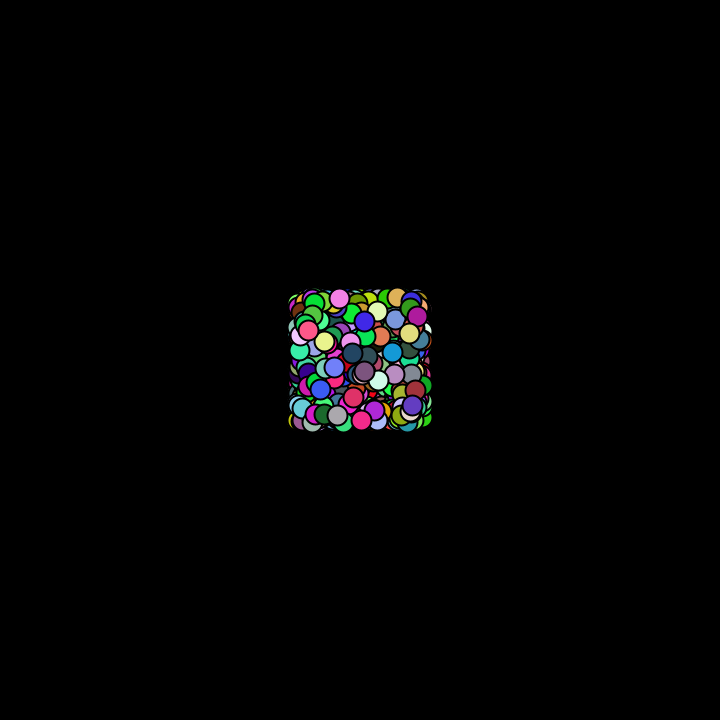
Frame 1 (no input)
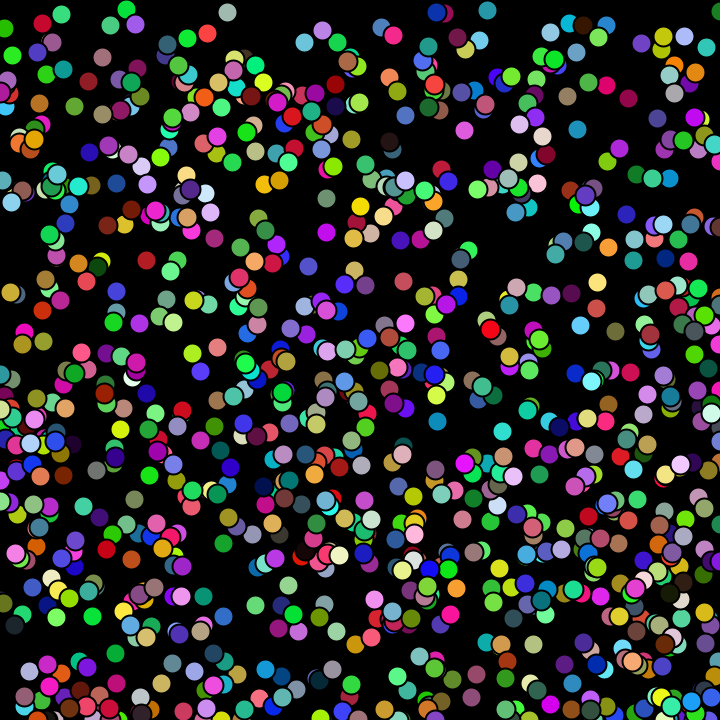
Frame 60 (the mouse pressed at the canvas centre just before this capture)
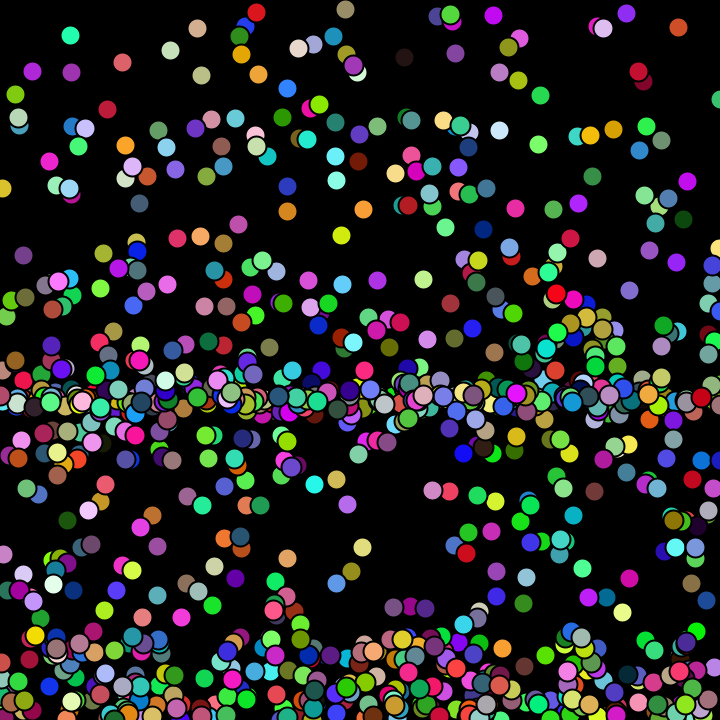
Frame 120 (the mouse held since frame 60 and released just before this capture)

The Processing sketch that drew these frames (run headless with seeded random() and noise(); from frame 60 on, the mouse is pressed at the canvas centre):

// Processing sketch: Assignment_05B
// ── Assignment_05B.pde
int n = 1000;
Ball[] balls = new Ball[n];
//Ball b;

float frameTime;   //time for draw method
int time;
float a = 200;

void setup()
{
  size(720,720);
  for(int i = 0; i < n; i++) {
    balls[i] = new Ball();
  }
  //b = new Ball();
  frameRate(60);
}

void draw()
{
  int currentTime = millis();
  frameTime = currentTime - time;
  frameTime = frameTime * 0.001f;

  background(0);
  for(int i = 0; i < balls.length; i++){
    Ball ball = balls[i];
    ball.move();
    ball.bounce();
    ball.display();
  }
//   for(Ball ball : balls){
//   ball.move();
//   ball.bounce();
//   ball.display();
// }

  time = currentTime;
}

class Ball
{
  PVector pos;
  PVector velDir;
  float r;
  float g;
  float b;

  Ball(){
    pos = new PVector(width/2, height/2);
    velDir = new PVector(random(-500,500),random(-500,500));
    r = random(255);
    g = random(255);
    b = random(255);
  }

  void move(){
    pos.y += (velDir.y * frameTime);
    pos.x += (velDir.x * frameTime);
    velDir.y += (a * frameTime);
  }

  void bounce(){
    if(pos.y > height || pos.y < 0){
      velDir.y = -(velDir.y  * 0.9);
      pos.y = height;
      velDir.x *= 0.9;
    }
    if(pos.x > width){
      pos.x = 0;
    }
    else if(pos.x < 0){
      pos.x = width;
    }
  }

  void display(){
    stroke(0);
    strokeWeight(2);
    fill(r, g, b);
    ellipse(pos.x, pos.y, 20,20);
  }

}
